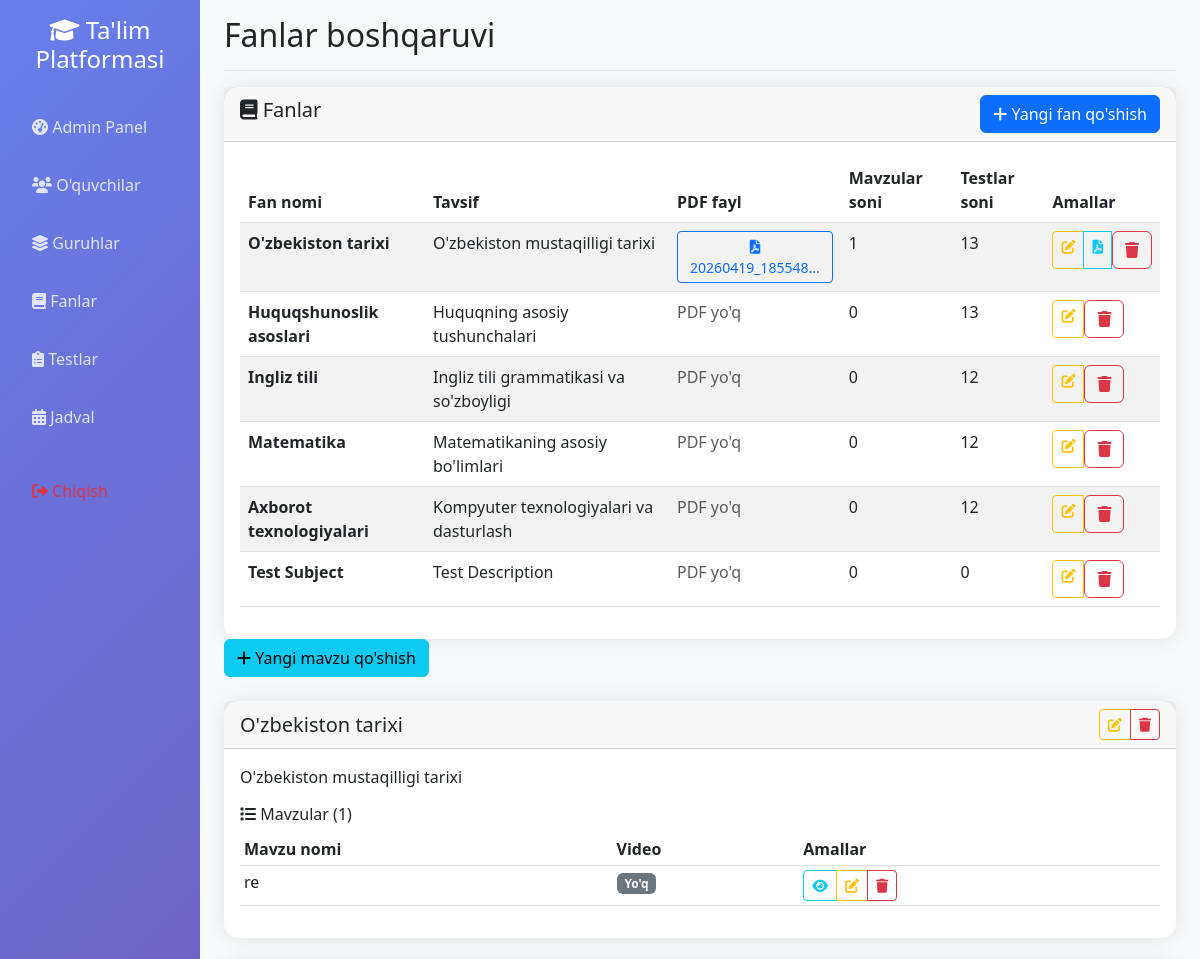
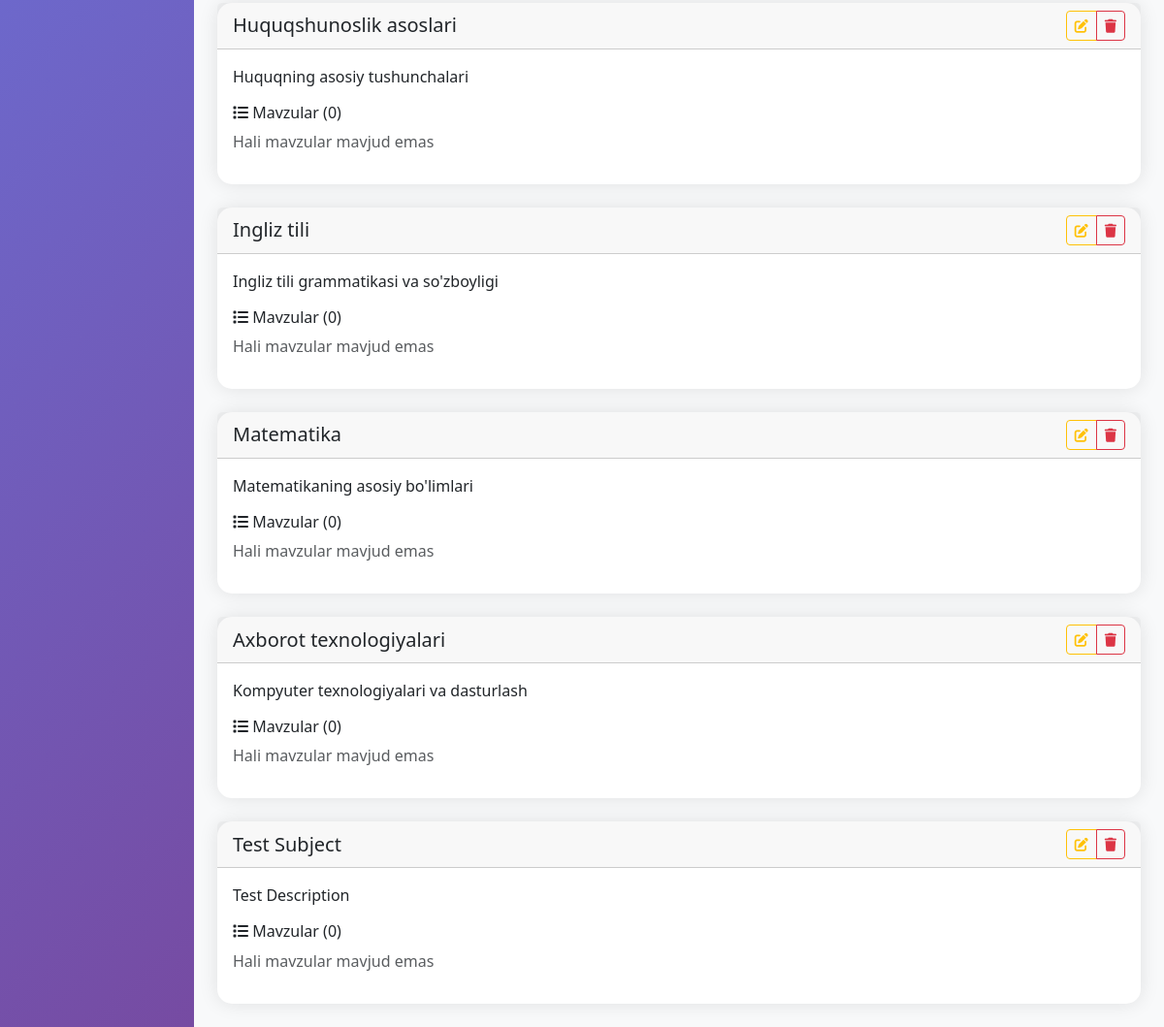
Screenshot of /admin/subjects (signed in) with the database file from the repository (2 pictures, top to bottom).
### app.py (models this page shows)
class Subject(db.Model):
    __tablename__ = 'subject'
    id = db.Column(db.Integer, primary_key=True)
    name = db.Column(db.String(100), unique=True, nullable=False, index=True)
    description = db.Column(db.Text)
    pdf_file_path = db.Column(db.String(500))  # PDF fayl yo'li
    pdf_filename = db.Column(db.String(255))   # PDF fayl nomi
    topics = db.relationship('Topic', backref='subject', lazy=True, cascade='all, delete-orphan')
    tests = db.relationship('Test', backref='subject', lazy=True, cascade='all, delete-orphan')
    schedules = db.relationship('Schedule', backref='subject', lazy=True, cascade='all, delete-orphan')

class Topic(db.Model):
    __tablename__ = 'topic'
    id = db.Column(db.Integer, primary_key=True)
    title = db.Column(db.String(200), nullable=False)
    content = db.Column(db.Text)
    video_url = db.Column(db.String(500))
    subject_id = db.Column(db.Integer, db.ForeignKey('subject.id'), nullable=False)
    pdf_file_path = db.Column(db.String(500))  # PDF fayl yo'li
    pdf_filename = db.Column(db.String(255))   # PDF fayl nomi
    marked_by = db.relationship('DifficultTopic', backref='topic', lazy=True, cascade='all, delete-orphan')

### app.py (the view)
@app.route('/admin/subjects')
def admin_subjects():
    if not session.get('logged_in', False):
        return redirect(url_for('login'))
    user = User.query.get(session['user_id'])
    if not (user.is_admin or user.is_group_leader):
        flash("Bu sahifaga faqat admin va guruh rahbarlari kirishi mumkin!", 'error')
        return redirect(url_for('student_dashboard'))
    subjects = Subject.query.all()
    return render_template('admin_subjects.html', subjects=subjects)

### app.py (called while the page is built, shortened)
@app.context_processor
def inject_user():
    class CurrentUser:
        def __init__(self):
            self.is_authenticated = session.get('logged_in', False)
            self.is_admin = session.get('is_admin', False)
            self.is_group_leader = session.get('is_group_leader', False)
            self.username = session.get('username', '')
            self.id = session.get('user_id', None)
    return dict(current_user=CurrentUser(), datetime=datetime)

### templates/admin_subjects.html (shortened to what this page needs)
{% extends "base.html" %}
{% block page_title %}Fanlar boshqaruvi{% endblock %}
{% block content %}
<div class="row">
    <div class="col-12">
        <div class="card">
            <div class="card-header d-flex justify-content-between align-items-center">
                <h5><i class="fas fa-book"></i> Fanlar</h5>
                <button class="btn btn-primary" data-bs-toggle="modal" data-bs-target="#addSubjectModal">
                    <i class="fas fa-plus"></i> Yangi fan qo'shish
                </button>
            </div>
            <div class="card-body">
                {% if subjects %}
                <div class="table-responsive">
                    <table class="table table-striped">
                        <thead>
                            <tr>
                                <th>Fan nomi</th>
                                <th>Tavsif</th>
                                <th>PDF fayl</th>
                                <th>Mavzular soni</th>
                                <th>Testlar soni</th>
                                <th>Amallar</th>
                            </tr>
                        </thead>
                        <tbody>
                            {% for subject in subjects %}
                            <tr>
                                <td><strong>{{ subject.name }}</strong></td>
                                <td>{{ subject.description[:100] }}{% if subject.description|length > 100 %}...{% endif %}</td>
                                <td>
                                    {% if subject.pdf_filename %}
                                        <a href="{{ url_for('download_pdf', filename=subject.pdf_filename) }}"
                                           target="_blank" class="btn btn-sm btn-outline-primary" title="PDF ni ko'rish">
                                            <i class="fas fa-file-pdf"></i> {{ subject.pdf_filename[:15] }}...
                                        </a>
                                    {% else %}
                                        <span class="text-muted">PDF yo'q</span>
                                    {% endif %}
                                </td>
                                <td>{{ subject.topics|length }}</td>
                                <td>{{ subject.tests|length }}</td>
                                <td>
                                    <div class="btn-group btn-group-sm">
                                        <a href="{{ url_for('admin_edit_subject', subject_id=subject.id) }}" class="btn btn-outline-warning">
                                            <i class="fas fa-edit"></i>
                                        </a>
                                        {% if subject.pdf_filename %}
                                        <a href="{{ url_for('admin_parse_pdf', subject_id=subject.id) }}" class="btn btn-outline-info" title="PDF dan test yaratish">
                                            <i class="fas fa-file-pdf"></i>
                                        </a>
                                        {% endif %}
                                        <form method="POST" action="{{ url_for('admin_delete_subject', subject_id=subject.id) }}" style="display: inline;">
                                            <button type="submit" class="btn btn-outline-danger" onclick="return confirm('Rostdan ham ushbu fanni o\'chirmoqchimisiz?')">
                                                <i class="fas fa-trash"></i>
                                            </button>
                                        </form>
                                    </div>
                                </td>
                            </tr>
                            {% endfor %}
                        </tbody>
                    </table>
                </div>
                {% else %}
                <div class="text-center py-5">
                    <i class="fas fa-book fa-4x text-muted mb-3"></i>
                    <h4 class="text-muted">Fanlar mavjud emas</h4>
                    <p class="text-muted">Yangi fan qo'shing</p>
                </div>
                {% endif %}
            </div>
        </div>
    </div>
</div>
                <div class="row mb-4">
                    <div class="col-12">
                        <button class="btn btn-info" type="button" data-bs-toggle="collapse" data-bs-target="#addTopicForm">
                            <i class="fas fa-plus"></i> Yangi mavzu qo'shish
                        </button>
                    </div>
                </div>
                {% if subjects %}
                {% for subject in subjects %}
                <div class="card mb-4">
                    <div class="card-header">
                        <div class="d-flex justify-content-between align-items-center">
                            <h5 class="mb-0">{{ subject.name }}</h5>
                            <div class="btn-group btn-group-sm">
                                <a href="#" class="btn btn-outline-warning">
                                    <i class="fas fa-edit"></i>
                                </a>
                                <a href="#" class="btn btn-outline-danger">
                                    <i class="fas fa-trash"></i>
                                </a>
                            </div>
                        </div>
                    </div>
                    <div class="card-body">
                        <p class="card-text">{{ subject.description or 'Tavsif mavjud emas' }}</p>
                        <h6><i class="fas fa-list"></i> Mavzular ({{ subject.topics|length }})</h6>
                        {% if subject.topics %}
                            <div class="table-responsive">
                                <table class="table table-sm">
                                    <thead>
                                        <tr>
                                            <th>Mavzu nomi</th>
                                            <th>Video</th>
                                            <th>Amallar</th>
                                        </tr>
                                    </thead>
                                    <tbody>
                                        {% for topic in subject.topics %}
                                        <tr>
                                            <td>{{ topic.title }}</td>
                                            <td>
                                                {% if topic.video_url %}
                                                    <span class="badge bg-success">Bor</span>
                                                {% else %}
                                                    <span class="badge bg-secondary">Yo'q</span>
                                                {% endif %}
                                            </td>
                                            <td>
                                                <div class="btn-group btn-group-sm">
                                                    <a href="#" class="btn btn-outline-info btn-sm">
                                                        <i class="fas fa-eye"></i>
                                                    </a>
                                                    <a href="#" class="btn btn-outline-warning btn-sm">
                                                        <i class="fas fa-edit"></i>
                                                    </a>
                                                    <a href="#" class="btn btn-outline-danger btn-sm">
                                                        <i class="fas fa-trash"></i>
                                                    </a>
                                                </div>
                                            </td>
                                        </tr>
                                        {% endfor %}
                                    </tbody>
                                </table>
                            </div>
                        {% else %}
                            <p class="text-muted">Hali mavzular mavjud emas</p>
                        {% endif %}
                    </div>
                </div>
                {% endfor %}
                {% else %}
                <div class="text-center py-5">
                    <i class="fas fa-book fa-4x text-muted mb-3"></i>
                    <h4 class="text-muted">Fanlar mavjud emas</h4>
                    <p class="text-muted">Yangi fan qo'shing</p>
                </div>
                {% endif %}
            </div>
        </div>
{% endblock %}

### static/css/enhanced_ui.css (style rules this page uses)
.btn-enhanced { position: relative; overflow: hidden; transition: all 0.3s ease; }
.card-enhanced { border: none; box-shadow: 0 10px 30px rgba(0, 0, 0, 0.1); transition: all 0.3s ease; }

### templates/base.html (style rules this page uses)
.card { border: none; border-radius: 15px; box-shadow: 0 0 20px rgba(0,0,0,0.1); transition: transform 0.3s; }

### rows the page displays
Subject: name "O'zbekiston tarixi", description "O'zbekiston mustaqilligi tarixi", pdf_filename "20260419_185548", topics|length "1", tests|length "13"
Subject: name "Huquqshunoslik asoslari", description "Huquqning asosiy tushunchalari", shows "PDF yo'q", topics|length "0", tests|length "13", shows "Hali mavzular mavjud emas"
Subject: name "Ingliz tili", description "Ingliz tili grammatikasi va so'zboyligi", shows "PDF yo'q", topics|length "0", tests|length "12", shows "Hali mavzular mavjud emas"
Subject: name "Matematika", description "Matematikaning asosiy bo'limlari", shows "PDF yo'q", topics|length "0", tests|length "12", shows "Hali mavzular mavjud emas"
Subject: name "Axborot texnologiyalari", description "Kompyuter texnologiyalari va dasturlash", shows "PDF yo'q", topics|length "0", tests|length "12", shows "Hali mavzular mavjud emas"
Subject: name "Test Subject", description "Test Description", shows "PDF yo'q", topics|length "0", tests|length "0", shows "Hali mavzular mavjud emas"
Topic: title "re", video_url "Yo'q"
